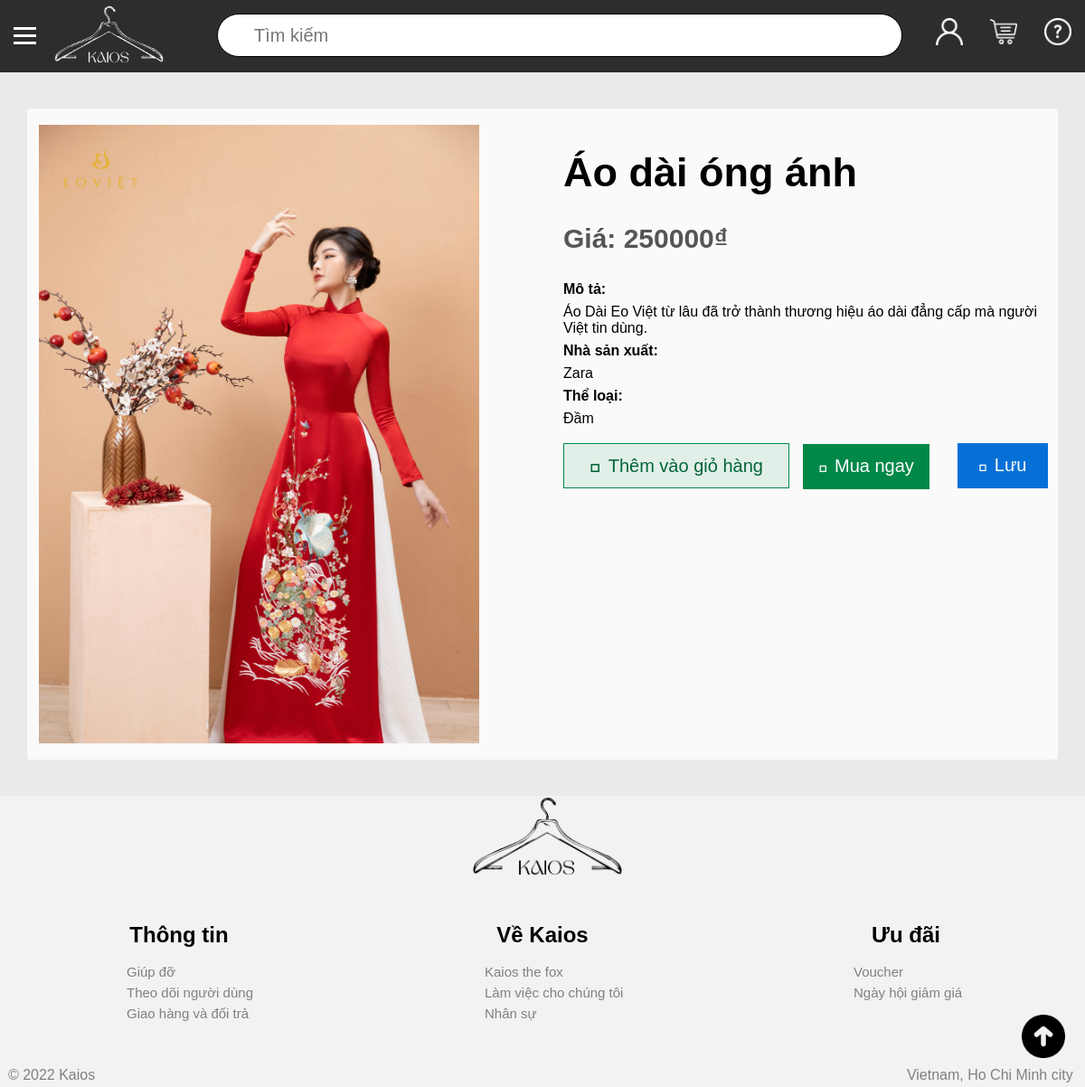
Page /show.php?id=2 on the committed database.
### tables this page shows
CREATE TABLE `san_pham` (
  `ma` int(11) NOT NULL,
  `ten` varchar(200) NOT NULL,
  `mo_ta` text NOT NULL,
  `anh` varchar(200) NOT NULL,
  `gia` int(11) NOT NULL,
  `ma_nha_san_xuat` int(11) NOT NULL,
  `so_luot_truy_cap` int(11) NOT NULL DEFAULT '0'
);

CREATE TABLE `nha_san_xuat` (
  `ma` int(11) NOT NULL,
  `ten` varchar(200) NOT NULL
);

### show.php (the view, shortened to what this page needs)
<!DOCTYPE html>
<html>
<head>
    <link rel="stylesheet" type="text/css" href="https://cdn.jsdelivr.net/npm/hack-font@3/build/web/hack-subset.css">
	<link rel="stylesheet" type="text/css" href="./styles.css">
</head>
<body>
	<?php
	    require './database/connect.php';
		$id = $_GET['id'];
		$sql =  "select
                    san_pham.ma as ma,
                    san_pham.ten as ten,
                    san_pham.anh as anh,
                    san_pham.gia as gia,
                    san_pham.mo_ta as mo_ta,
                    nha_san_xuat.ten as ten_nha_san_xuat,
                    group_concat(the_loai.ma) as ma_the_loai,
                    group_concat(the_loai.ten) as ten_the_loai
                from san_pham
				left join nha_san_xuat
				on san_pham.ma_nha_san_xuat = nha_san_xuat.ma
				left join the_loai_chi_tiet
                on the_loai_chi_tiet.ma_san_pham = san_pham.ma
				left join the_loai
				on the_loai_chi_tiet.ma_the_loai = the_loai.ma
                where san_pham.ma = '$id'
                limit 1";
        $return = mysqli_query($connect,$sql);
	?>
	<div id="main_div">
		<?php include './partial/header.php'; ?>
        <div id="middle_div">
        	<div id="show">
        		<div id="product_detail">
    				<?php foreach($return as $each) { ?>
    					<div id="show_left">
    					<div id="show_img" style="background-image: url(./admin/products/photos/<?php echo $each['anh'] ?>);"></div>
    			 	</div>
    				<div id="show_right">
	    				 <h1 style="font-size:45px"><?php echo $each['ten'] ?></h1>
	    				 <p name="price" style="font-weight: bold">
	    				 	Giá: <?php echo $each['gia'] ?>₫
	    				 </p>
	    				 <p class="need_to_bold">
	    				 	Mô tả:
	    				 </p>
                         <span>
                            <?php echo $each['mo_ta'] ?>
                         </span>
	    				 <p class="need_to_bold">
	    				 	Nhà sản xuất: 	    				 </p>
                         <span>
                            <?php echo $each['ten_nha_san_xuat'] ?>
                         </span>
					 	 <p class="need_to_bold">
					 	 	Thể loại:
					 	 </p>
                         <span>
                            <?php echo $each['ten_the_loai'] ?>
                         </span>
                         <br>
                         <br>
                         <button name="add_to_cart" onclick="add_to_cart()">
					 	 	<span style="font-family:Hack, monospace;font-size: 25px"></span> Thêm vào giỏ hàng
					 	 </button>
                         <button name="buy_now" onclick='location.href="./buy/redirect.php?id=<?php echo $each['ma'] ?>"'>
                            <span style="font-family:Hack,monospace; font-size:20px"></span>
					 	 	Mua ngay
					 	 </button>
                         <button name="save" onclick="location.href='partial/process_save.php?id=<?php echo $id ?>'">
                            <span style="font-family:Hack,monospace; font-size:20px"></span>
                            Lưu
					 	 </button>
					</div>
    				<?php } ?>
        		</div>
        	</div>
    	</div>
		<?php include './partial/footer.php';?>
	</div>
</body>
</html>

### styles.css (style rules this page uses)
html { height: 100%; }
body { margin:0; padding:0; font-family: sans-serif; background-color: #f1f1df; }
#main_div { width: 100%; height: auto; background-color: #eaeaea; position: relative; }
#middle_div { height: 83%; width: 100%; background-color: #eaeaea; float: left; }
#show { width: 100%; height: 100vh; display: flex; align-items: center; justify-content: center; }
#product_detail { width: 95%; height: 90%; background-color: #fafafa; border-radius: 3px; word-wrap: break-word; }
#show_left { width: 45%; height: 100%; float: left; border-top-left-radius: inherit; border-bottom-left-radius: inherit; display: flex; align-items: center; justify-content: center; }
#show_img { width: 95%; height: 95%; background-repeat: no-repeat; background-size: 100%; }
#show_right { width: 47%; height: 100%; float: left; border-top-right-radius: inherit; border-bottom-right-radius: inherit; padding-left: 80px; margin-top: 15px; }
p[name='price'] { color: #555555; font-size: 30px; }
button[name="add_to_cart"] { border: 1px solid #018849; width: 250px; height: 50px; background-color: rgba(1, 136, 73,0.1); font-size: 20px; color: #006637; cursor: pointer; }
button[name="buy_now"] { border: 0; width: 140px; height: 50px; margin-left: 2%; background-color: #018849; font-size: 20px; color: white; cursor: pointer; }
button[name="save"] { float: right; border: 0; width: 100px; height: 50px; background-color:#0770d6; font-size: 20px; color: white; cursor: pointer; }

### show.php (style rules this page uses)
.need_to_bold { font-weight: bold; margin-bottom: 7px; margin-top: 7px; }

### rows in the picture
san_pham: anh (picture), ten "Áo dài óng ánh", gia "250000", mo_ta "Áo Dài Eo Việt từ lâu đã trở thành thương hiệu áo dài đẳng cấp mà người Việt tin dùng.", ma_nha_san_xuat.ten "Zara", ten_the_loai "Đầm"
